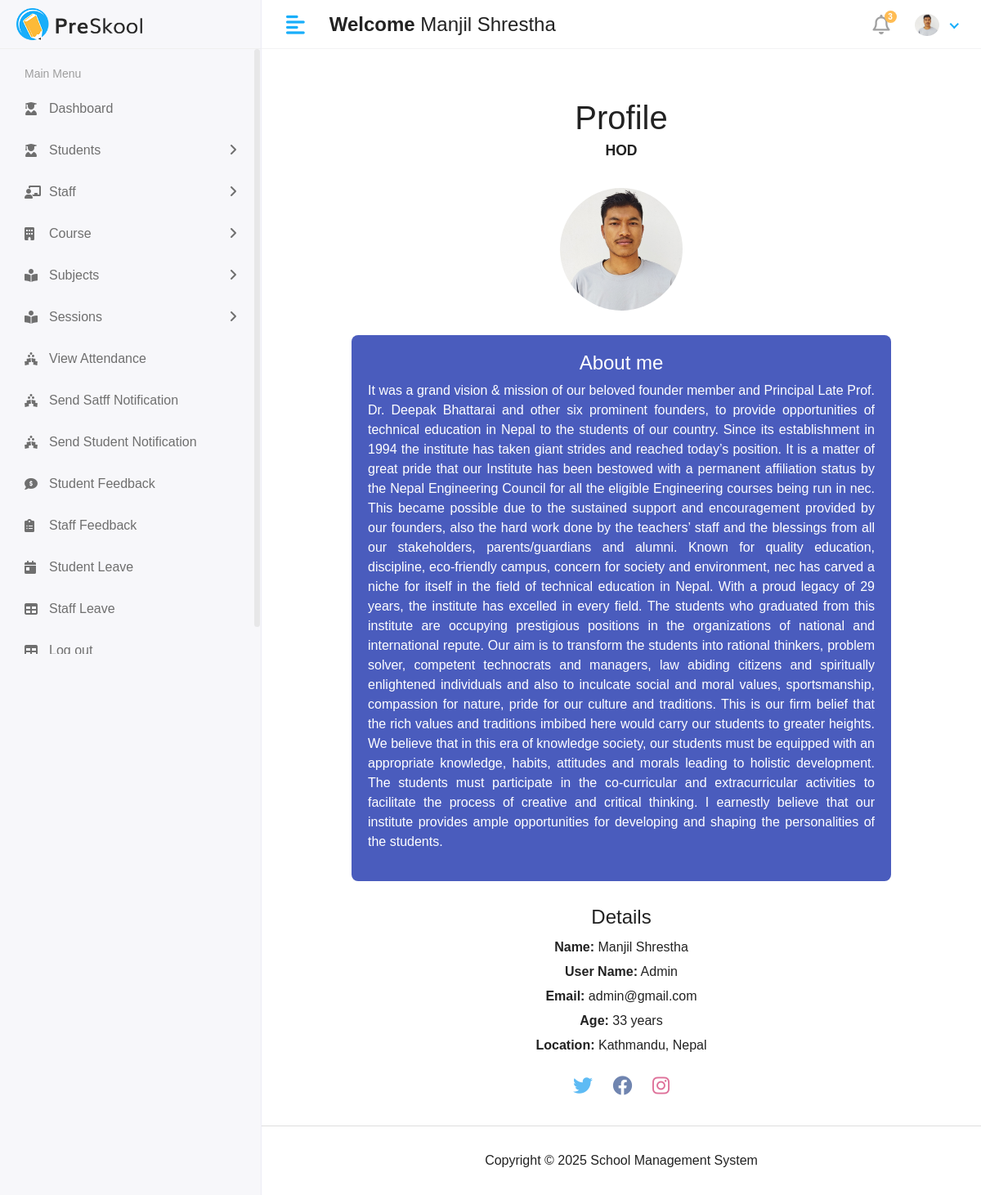
The app's page /Hod/myprofile/ (signed in) with its own data.
### app/models.py (models this page shows)
class CustomUser(AbstractUser):
   USER= (
      (1,'hod'),
      (2,'staff'),
      (3,'student'),
    )
   user_type=models.CharField(choices=USER,max_length=50,default=1)
   profile_pic = models.ImageField(upload_to='media/profile_pics')

### school_management_system/Hod_Views.py (the view)
# urls.py: path('Hod/myprofile/',Hod_Views.myprofile,name='myprofile'),
@login_required(login_url='/')
def myprofile(request):
    user = request.user
    context = {
        'user': user,
    }
    return render(request, 'Hod/myprofile.html', context)

### templates/Hod/myprofile.html (shortened to what this page needs)
{% extends 'base.html' %}
{%  block content %}
<!DOCTYPE html>
<html lang="en">
<head>
  <link rel="stylesheet" href="https://cdnjs.cloudflare.com/ajax/libs/font-awesome/6.0.0/css/all.min.css">
</head>
<body>
  <div class="container">
    <h1>Profile</h1>
    <p class="subtitle">
      {% if user.user_type == '1' %}
        <strong>HOD</strong>
      {% elif user.user_type == '2' %}
        <strong>Teacher</strong>
      {% elif user.user_type == '3' %}
        <strong>Student</strong>
      {% else %}
        <strong>Unknown</strong>
      {% endif %}
    </p>
    <div class="profile-image">
      <img src="{{ user.profile_pic.url }}" alt="Hunter Norton">
    </div>
    <div class="about">
      <h2>About me</h2>
      <p style="text-align: justify;">
        It was a grand vision & mission of our beloved founder member and Principal Late Prof. Dr. Deepak Bhattarai and other six prominent founders,
        to provide opportunities of technical education in Nepal to the students of our country. Since its establishment in 1994 the institute has taken
        giant strides and reached today’s position. It is a matter of great pride that our Institute has been bestowed with a permanent affiliation status
         by the Nepal Engineering Council for all the eligible Engineering courses being run in nec. This became possible due to the sustained support and
         encouragement provided by our founders, also the hard work done by the teachers’ staff and the blessings from all our stakeholders, parents/guardians
         and alumni. Known for quality education, discipline, eco-friendly campus, concern for society and environment, nec has carved a niche for itself in
         the field of technical education in Nepal. With a proud legacy of 29 years, the institute has excelled in every field. The students who graduated
         from this institute are occupying prestigious positions in the organizations of national and international repute. Our aim is to transform the students
         into rational thinkers, problem solver, competent technocrats and managers, law abiding citizens and spiritually enlightened individuals and also to
         inculcate social and moral values, sportsmanship, compassion for nature, pride for our culture and traditions. This is our firm belief that the rich
         values and traditions imbibed here would carry our students to greater heights. We believe that in this era of knowledge society, our students must
         be equipped with an appropriate knowledge, habits, attitudes and morals leading to holistic development. The students must participate in the co-curricular
         and extracurricular activities to facilitate the process of creative and critical thinking. I earnestly believe that our institute provides ample
         opportunities for developing and shaping the personalities of the students.
      </p>
    </div>
    <div class="details">
      <h2>Details</h2>
      <p><strong>Name:</strong> {{user.first_name}} {{user.last_name}}</p>
      <p><strong>User Name:</strong> {{user.username}}</p>
      <p><strong>Email:</strong> {{user.email}} </p>
      <p><strong>Age:</strong> 33 years</p>
      <p><strong>Location:</strong> Kathmandu, Nepal</p>
    </div>
    <div class="social-icons">
      <a href="#"><i class="fab fa-twitter"></i></a>
      <a href="#"><i class="fab fa-facebook"></i></a>
      <a href="#"><i class="fab fa-instagram"></i></a>
    </div>
  </div>
</body>
</html>
{% endblock %}

### templates/includes/header.html (shortened to what this page needs)
{% load static %}
<div class="header">
            <div class="header-left">
               <a href="" class="logo">
               <img src="{% static 'assets/img/logo.png'%}" alt="Logo">
               </a>
            </div>
            <a href="javascript:void(0);" id="toggle_btn">
            <i class="fas fa-align-left"></i>
            </a>
            <div class="top-nav-search mt-3" >
               <h4><strong>Welcome</strong>&nbsp;<span>{{user.first_name}} {{user.last_name}}</span></h4>
            </div>
            <ul class="nav user-menu">
               <li class="nav-item dropdown noti-dropdown">
                  <a href="#" class="dropdown-toggle nav-link" data-toggle="dropdown">
                  <i class="far fa-bell"></i> <span class="badge badge-pill">3</span>
                  </a>
               </li>
               <li class="nav-item dropdown has-arrow">
                  <a href="#" class="dropdown-toggle nav-link" data-toggle="dropdown">
                    <span class="user-img">
                     {% if user.profile_pic and user.profile_pic.url %}
                        <span class="user-img">
                           <img class="rounded-circle" src="{{ user.profile_pic.url }}" width="30" alt="Profile">
                        </span>
                     {% else %}
                        <span class="user-img">
                           <img class="rounded-circle" src="{% static 'assets/img/noimg.png' %}" width="30" alt="Profile">
                           <span class="status online"></span>
                        </span>
                     {% endif %}
                                 </span>
                  </a>
               </li>
            </ul>
         </div>

### static/assets/css/style.css (style rules this page uses)
html { height: 100%; }
body { background-color: #fff; color: #333; font-family: 'Poppins', sans-serif; font-size: 1rem; height: 100%; line-height: 1.5; overflow-x: hidden; }
h1, h2, h3, h4, h5, h6 { font-family: 'Poppins', sans-serif; margin-top: 0; }
a { color: #009ce7; }
input, button, a { transition: all 0.4s ease; -moz-transition: all 0.4s ease; -o-transition: all 0.4s ease; -ms-transition: all 0.4s ease; -webkit-transition: all 0.4s ease; }
ul, ol { padding: 0px; list-style: none; }
.header { background-color: #fff; border-bottom: 1px solid #f3f3f4; left: 0; position: fixed; right: 0; top: 0; z-index: 1001; height: 60px; }
.header .header-left { float: left; height: 60px; padding: 0 20px; position: relative; width: 320px; z-index: 1; transition: all 0.2s ease-in-out; background-color: #f7f7fa; border-bottom: 1px solid #efefef; border-right: 1px solid #ececf5; display: flex; align-items: center; }
.header .header-left .logo { display: inline-block; line-height: 60px; }
.header .header-left .logo img { max-height: 40px; width: auto; }
.header .dropdown-toggle:after { display: none; }
.header .has-arrow .dropdown-toggle:after { border-top: 0; border-left: 0; border-bottom: 2px solid #18aefa; border-right: 2px solid #18aefa; content: ''; height: 8px; display: inline-block; pointer-events: none; -webkit-transform-origin: 66% 66%; -ms-transform-origin: 66% 66%; transform-origin: 66% 66%; -webkit-transform: rotate(45deg); -ms-transform: rotate(45deg); transform: rotate(45deg); -webkit-transition: all 0.15s ease-in-out; transition: all 0.15s ease-in-out; width: 8px; vertical-align: 0px; }
.user-menu { float: right; margin: 0; position: relative; z-index: 99; padding-right: 15px; }
.user-menu.nav > li > a { color: #a0a0a0; font-size: 14px; line-height: 58px; padding: 0 15px; height: 60px; }
.user-img { margin-right: 3px; position: relative; }
.top-nav-search { float: left; margin-left: 15px; }
.user-menu.nav > li > a .badge { background-color: #FFBC53; display: block; font-size: 10px; font-weight: bold; height: 15px; width: 15px; position: absolute; right: 7px; top: 13px; color: #fff; padding: 3px; }
.user-menu.nav > li > a > i { font-size: 1.5rem; line-height: 60px; }
.fa-facebook { color: #7085b0; }
.fa-twitter { color: #5ebbf4; bottom: -10px !important; right: 18px !important; }
.fa-instagram { color: #de7099; bottom: -7px !important; right: 20px !important; }
@media only screen and (min-width: 1199.5px) and (max-width: 1620px) { .fa-twitter { bottom: -6px !important; } }
@media only screen and (min-width: 1199.5px) and (max-width: 1620px) { .fa-instagram { bottom: -4px !important; } }
@media (min-width: 992px) { #toggle_btn { align-items: center; color: #18aefa; display: inline-flex; float: left; font-size: 26px; height: 60px; justify-content: center; margin-left: 15px; padding: 0 15px; } }

### templates/Hod/myprofile.html (style rules this page uses)
body { font-family: 'Arial', sans-serif; margin: 0; padding: 0; background: #fff; color: #222; text-align: center; }
.container { padding: 30px 20px; max-width: 700px; margin: 0 auto; }
h1 { font-size: 2.5rem; margin-bottom: 0.2rem; }
.subtitle { font-size: 1.1rem; margin-bottom: 2rem; }
.profile-image img { width: 150px; height: 150px; border-radius: 50%; object-fit: cover; }
.about { background-color: #4a5cbd; color: white; padding: 20px; margin-top: 30px; border-radius: 8px; }
.about h2 { margin-top: 0; font-size: 1.5rem; }
.details { margin-top: 30px; }
.details h2 { font-size: 1.5rem; margin-bottom: 10px; }
.details p { margin: 6px 0; }
.social-icons { margin-top: 20px; }
.social-icons a { margin: 0 10px; font-size: 1.5rem; color: #222; text-decoration: none; }

### records on screen
CustomUser: first_name "Manjil", last_name "Shrestha", profile_pic (picture), username "Admin", email "admin@gmail.com"
